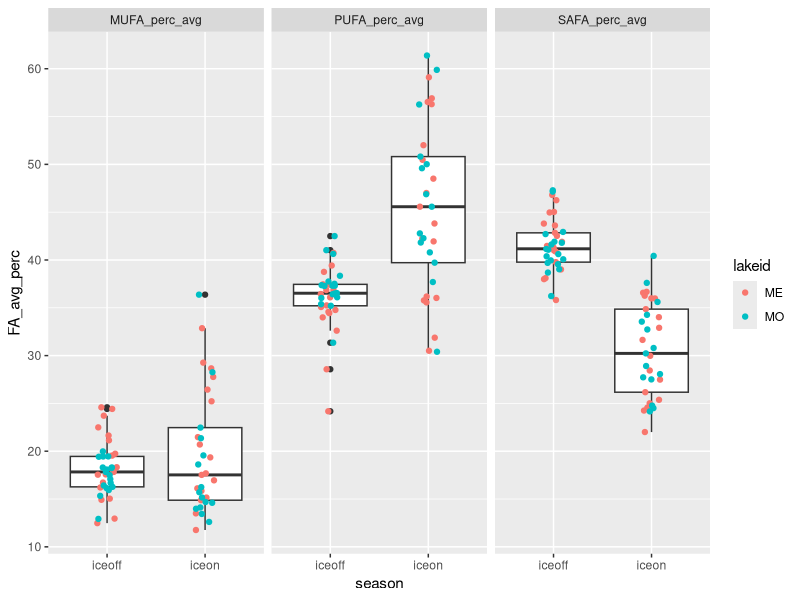
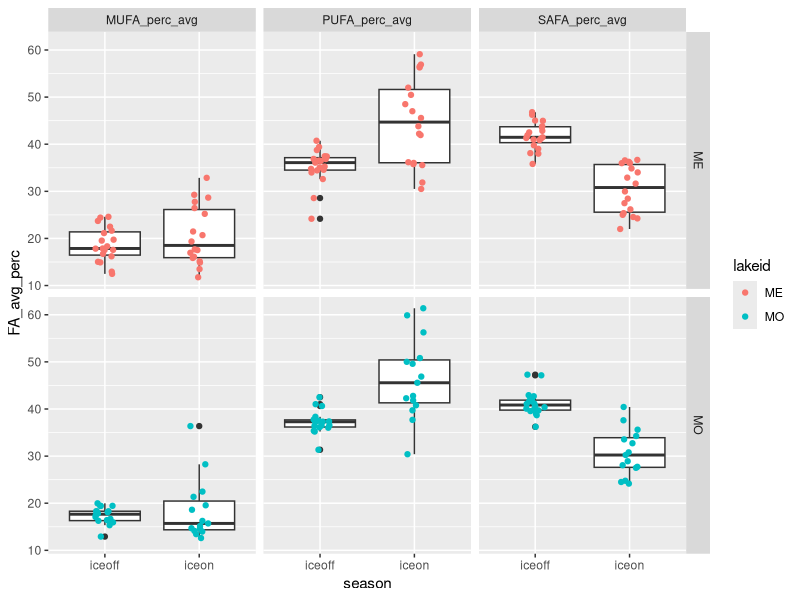

The R source for these figures, in order:
# ============================================================== #
## ========================= OVERVIEW ========================= ##
# ============================================================== #

# Looking at iceon/iceoff community FA profiles
# Only using Lakes Mendota and Monona from LTER,
# as they have equivalent iceon/iceoff paired data
# Using AG PLoS paper FA dataset, with some aggregation/crosswalking
# to match LTER data.

# ============================================================== #
## =================== DATA WRANGLING STEPS =================== ##
# ============================================================== #

# 1) LTER data - read in, format dates, keep only ME/MO
# 2) read in iceon/iceoff data (ecology letters paper)
# 3) tag LTER data with season, keep only iceon/iceoff
# 4) aggregate LTER samples to month (mean taxa biomass by lake/year/month)
# 5) identify genera <5% of any sample - remove these genera
# 6) calculate dry weight (20% of wet weight)
# 7) read in FA PLoS data - keep freshwater, proportion data
# --> 7.5) fix FA/LTER group/division matches (see crosswalk.xlsx)
# 8) aggregate FA to genus and division level profiles
# 9) aggregate biomass to genus level
# 10) tag LTER data with whether has matching division/Group or genus in FA data
# 11) merge LTER with FA data (genus, division, NA matches)
# 12) weight FA data by biomass dry weight / total biomass (genus-level FA, independent of biomass)
# 13) aggregated weighted to community level 



# ============================================================== #
## ====================== SCRIPT BEGINS ======================= ##
# ============================================================== #

#load packages
library(dplyr)
library(reshape2)
library(tidyr)
library(lubridate)
library(vegan)
library(RColorBrewer)
library(ggplot2)

# ============================================================================
# ----> read in LTER phyto data

#read in, format dates so can stack ok 

madison <- read.csv("Data/ntl88_v7.csv", stringsAsFactors = FALSE) %>% 
  mutate(date = as.Date(sampledate, format = "%m/%d/%Y")) %>% 
  select(-sampledate)

#only madison lakes have matching iceon/iceoff data
lter_lakes <- madison %>% 
  filter(lakeid %in% c("MO", "ME"))

#keep only necessary files
lter_lakes <- lter_lakes %>% 
  mutate(month = month(date),
         year = year(date)) %>% 
  select(lakeid, year, month, date, sta, depth_range, 
         division, genus, taxa_name, biomass_conc)

#=============================================================================
# ----> read in under ice data, for ice on/off timing
seasons_orig <- read.csv("Data/under_ice_data.csv", stringsAsFactors = FALSE)

#keep only wisconsin, cols of interest, make start and end full dates
seasons_wisc <- seasons_orig %>% 
  filter(lakeregloc == "Wisconsin") %>% 
  select(year, season, lakename, lakeregloc, 
         startday, startmonth, startyear, 
         endday, endmonth, endyear) %>% #, 
  #iceduration, periodn, photicdepth, 
  #icedepth, snowdepth, airtemp) %>% 
  mutate(startmonum = match(startmonth, month.abb),
         endmonum = match(endmonth, month.abb)) %>% 
  mutate(startdate = paste(startyear, startmonum, startday, sep = "-"),
         enddate = paste(endyear, endmonum, endday, sep = "-"))

#unique(seasons_wisc$lakename)
#unique(lter_lakes$lakeid) %>% sort()

#make lakeid to match
seasons_lakes <- seasons_wisc %>% 
  mutate(lakeid = ifelse(lakename == "Lake Mendota", "ME", NA),
         lakeid = ifelse(lakename == "Lake Monona", "MO", lakeid)) %>% 
  select(season, lakeid, year, startdate, enddate) %>% 
  filter(lakeid %in% c("ME", "MO"))


#=============================================================================
# ----> tag data with season

lter_dates_only <- lter_lakes %>% 
  select(lakeid, year, date) %>% 
  unique() %>% 
  rename(sample_year = year) %>% 
  arrange(lakeid, sample_year)

seasons_lakes_wide <- seasons_lakes %>% 
  melt(id.vars = c("lakeid", "year", "season"), variable.name = "category", value.name = "date") %>% 
  mutate(seasons_category = paste(season, category, sep = "_")) %>% 
  select(-season, -category) %>% 
  dcast(lakeid + year ~ seasons_category, value.var = "date") %>% 
  rename(winter_yr = year) %>% 
  select(lakeid, winter_yr, iceon_startdate, iceon_enddate, iceoff_startdate, iceoff_enddate)

#we're only interested in iceon/iceoff
#(looking at ice vs stratified patterns in FA)

lter_seasons_pre <- merge(lter_dates_only, seasons_lakes_wide,
                      by = c("lakeid"), all.x = TRUE) %>% 
  #tag seasons
  mutate(season = ifelse(date >= iceon_startdate & date <= iceon_enddate, "iceon", NA),
         season = ifelse(date >= iceoff_startdate & date <= iceoff_enddate, "iceoff", season)) %>% 
  #keep only samples that fall within iceon or iceoff
  filter(!is.na(season))

#merge back to full lter data
lter_seasons <- lter_seasons_pre %>% 
  #group things by *winter* year
  select(lakeid, date, winter_yr, season) %>% 
  merge(lter_lakes, by = c("lakeid", "date")) %>% 
  select(-year)

#=============================================================================
# ----> aggregate samples to month

#aggregate to month within *winter* year and lake (ignore station and depth for now)
#since ignoring "other" seasons, shouldn't have issue of sample dates across seasons

#using mean since some dates have multiple samples per month, while others have one or none
#using averages to account for multiple within-month samples, make comparable

lter_month <- lter_seasons %>% 
  #monthly taxa mean biomass (across stations and depth)
  group_by(lakeid, winter_yr, season, month, division, genus, taxa_name) %>% 
  summarize(biomass_ww_m = mean(biomass_conc, na.rm = TRUE)) %>% 
  as.data.frame()

#check out number of years
# lter_month %>% 
#   select(lakeid, winter_yr, season) %>% 
#   group_by(lakeid, season) %>% 
#   summarize(n = n_distinct(winter_yr))


#========================================================================
# ----> identify <5% of samples

#identify contributors (genus-level) <5% of any sample any date (within lake)
#use wet weight (shouldn't matter)

lter_contribs <- lter_month %>% 
  #for each lake/year/month, find total biomass
  group_by(lakeid, winter_yr, month) %>% 
  mutate(total_bm = sum(biomass_ww_m)) %>% 
  ungroup() %>% 
  #for lake/date, find genus biomass
  group_by(lakeid, winter_yr, month, genus) %>% 
  mutate(genus_bm = sum(biomass_ww_m)) %>% 
  as.data.frame() %>% 
  select(-taxa_name, -biomass_ww_m) %>% 
  #find percent genus biomass of total biomass
  mutate(perc_genus_bm = genus_bm / total_bm * 100) %>% 
  ungroup()  

#find genera that are over 5% of a sample BY LAKE
lter_high_contrib <- lter_contribs %>% 
  filter(perc_genus_bm >= 0.05)

lter_high_contrib_genera <- lter_high_contrib %>% 
  select(lakeid, genus) %>% 
  unique() %>% 
  arrange(lakeid, genus) %>% 
  mutate(high_p = "present")

#find genera that are NOT over 5% of a sample
lter_low_contrib <- lter_contribs %>% 
  filter(perc_genus_bm < 0.05) 

lter_low_contrib_genera <- lter_low_contrib %>% 
  select(lakeid, genus) %>% 
  unique() %>% 
  arrange(lakeid, genus) %>% 
  mutate(low_p = "present")

#merge, keep ones that are present in low and not in high
lter_remove_5 <- merge(lter_high_contrib_genera, lter_low_contrib_genera,
                       by = c("lakeid", "genus"), all = TRUE) %>% 
  #these are ones that are never >=5% of a lake sample
  filter(low_p == "present" & is.na(high_p))


#========================================================================
# ----> LTER after removals of low contributors

#by lake/date - total genus biomass AFTER remove low contribs
lter_after_remove <- lter_month %>% 
  #remove low contributors by lake and genus
  filter( !((lakeid %in% lter_remove_5$lakeid) & (genus %in% lter_remove_5$genus)) ) 

#add a dry weight biomass column
lter_use <- lter_after_remove %>% 
  mutate(biomass_dw = 0.20 * biomass_ww_m)


#========================================================================
# ----> read in fatty acid profiles

# read in PLoS fatty acid dataset
fa <- read.csv("Data/PLoS_supp/S1_Dataset.csv", stringsAsFactors = FALSE)

#only want freshwater
#fa %>% group_by(Salinity) %>% summarize(n = length(Salinity))
fa_fresh <- filter(fa, Salinity == 0)

#want only proportion data
fa_fresh_prop <- filter(fa_fresh, Data == "prop")

#for now, we don't care about the experimental info
fa_fresh_prop_small <- fa_fresh_prop %>% 
  select(Group, Class, Order, Genus, species,
         sumSAFA, sumMUFA, sumPUFA,
         c18.2w6, c18.3w6, c18.3w3,
         c18.4w3, c18.5w3, 
         c20.4w6, c20.5w3, c22.6w3)

#========================================================================
# ----> fix FA/LTER group/division matches

#existing matches: Chlorophyta, Cryptophyta, Rhodophyta

#make match at group/division level: 
#   Cyanobacteria (FA) = Cyanophyta (LTER)
#   Dinophyta (FA) = Pyrrhophyta (LTER)
#   Euglenozoa (FA) = Euglenophyta (LTER)

#match division to non-group
#   Chrysophyta (LTER) = class Chrysophyceae (FA)
#   Xanthophyta (LTER) = class Xanthophyceae (FA)
#   Haptophyta (LTER) = genus Chromulina (FA)
#   Bacillariophyta (LTER) = average of classes 
#                 Bacillariophyceae, Fragilariophyceae, Coscinodiscophyceae (FA)
#       [Bacillariophyta is multiple classes - for these 3 classes, find average FA profile]

fa_fix <- fa_fresh_prop_small %>% 
  #first, match at group level
  mutate(GroupDiv = ifelse(Group == "Cyanobacteria", "Cyanophyta", Group),
         GroupDiv = ifelse(Group == "Dinophyta", "Pyrrhophyta", GroupDiv),
         GroupDiv = ifelse(Group == "Euglenozoa", "Euglenophyta", GroupDiv),
         #match at single class level
         GroupDiv = ifelse(Class == "Chrysophyceae", "Chrysophyta", GroupDiv),
         GroupDiv = ifelse(Class == "Xanthophyceae", "Xanthophyta", GroupDiv),
         #match at genus level
         GroupDiv = ifelse(Genus == "Chromulina", "Haptophyta", GroupDiv),
         #Bacillariophyta is multiple classes
         GroupDiv = ifelse(Class %in% c("Bacillariophyceae", "Fragilariophyceae", "Coscinodiscophyceae"),
                           "Bacillariophyta", GroupDiv))

# fa_fix %>% select(Group, GroupDiv) %>% unique()
# fa_fix %>% filter(GroupDiv %in% c("Bacillariophyta", "Xanthophyta")) %>% select(Group, Class, GroupDiv) %>% unique()
# fa_fix %>% filter(GroupDiv == "Haptophyta") %>% select(Group, Class, Genus, GroupDiv) %>% unique()
# #yes, works as it should


#========================================================================
# ----> tag LTER data with whether matching genus/division in FA data

lter_fa_tag <- lter_use %>%
  #tag at which level it matches
  #not that groupdiv level is a combination of groups/classes/genus
  mutate(cat = ifelse(division %in% fa_fix$GroupDiv, "groupdiv", NA)) %>%
  mutate(cat = ifelse(genus %in% fa_fix$Genus, "genus", cat))

tags <- lter_fa_tag %>% select(division, genus, cat) %>% unique()

# unique(fa_fix$GroupDiv) %>% sort()
# unique(lter_use$division) %>% sort()


#========================================================================
# ----> find FA genus and division-level profiles

#within genus, what's the average FA profile
fa_genus <- fa_fix %>% 
  group_by(GroupDiv, Genus) %>% 
  summarize(gen_avg_sumSAFA = mean(sumSAFA),
            gen_avg_sumMUFA = mean(sumMUFA),
            gen_avg_sumPUFA = mean(sumPUFA),
            gen_avg_c18.2w6 = mean(c18.2w6),
            gen_avg_c18.3w6 = mean(c18.3w6),
            gen_avg_c18.3w3 = mean(c18.3w3),
            gen_avg_c18.4w3 = mean(c18.4w3),
            gen_avg_c18.5w3 = mean(c18.5w3),
            gen_avg_c20.4w6 = mean(c20.4w6),
            gen_avg_c20.5w3 = mean(c20.5w3),
            gen_avg_c22.6w3 = mean(c22.6w3)) %>% 
  as.data.frame()

#within group/div (FA/LTER fixed croswalk), what's the average FA profile
fa_groupdiv <- fa_fix %>% 
  group_by(GroupDiv) %>% 
  summarize(grpdiv_avg_sumSAFA = mean(sumSAFA),
            grpdiv_avg_sumMUFA = mean(sumMUFA),
            grpdiv_avg_sumPUFA = mean(sumPUFA),
            grpdiv_avg_c18.2w6 = mean(c18.2w6),
            grpdiv_avg_c18.3w6 = mean(c18.3w6),
            grpdiv_avg_c18.3w3 = mean(c18.3w3),
            grpdiv_avg_c18.4w3 = mean(c18.4w3),
            grpdiv_avg_c18.5w3 = mean(c18.5w3),
            grpdiv_avg_c20.4w6 = mean(c20.4w6),
            grpdiv_avg_c20.5w3 = mean(c20.5w3),
            grpdiv_avg_c22.6w3 = mean(c22.6w3)) %>% 
  as.data.frame()


#========================================================================
# ----> aggregate biomass to GENUS
# when missing genus, stick with GENUS biomass but sub in DIVISION fatty acid profile

#aggregate biomass to genus
lter_level_bm <- lter_use %>% 
  group_by(lakeid, winter_yr, season, month, division, genus) %>% 
  summarize(bm_ww_g = sum(biomass_ww_m, na.rm = TRUE),
         bm_drw_g = sum(biomass_dw, na.rm = TRUE)) %>% 
  as.data.frame() 

#merge with tag info
lter_level_bm_tag <- merge(lter_level_bm, tags, by = c("division", "genus"), all = TRUE)

# lter_level_bm_tag %>%
#   select(division, genus, cat) %>%
#   unique() %>%
#   group_by(cat) %>%
#   summarize(n = length(cat)) %>%
#   as.data.frame()

#        cat  n
# 1    genus 35
# 2 groupdiv 95
# 3     <NA>  1

#========================================================================
# ----> merge with FA profiles

# --> genus level FA - matches genus-level biomass
# merges GENUS level biomass with GENUS level FA profiles
tags_fa_genus <- lter_level_bm_tag %>% 
  #only looking at genus-level matches
  filter(cat == "genus") %>% 
  rename(biomass_wet_weight = bm_ww_g,
         biomass_dry_weight = bm_drw_g) %>% 
  #merge with FA genus level data
  merge(fa_genus,  
        by.x = "genus", by.y = "Genus",
        all.x = TRUE) %>% 
  select(GroupDiv, genus, cat, lakeid, winter_yr, month, season,
         biomass_wet_weight, biomass_dry_weight,
         gen_avg_sumSAFA,
         gen_avg_sumMUFA,
         gen_avg_sumPUFA,
         gen_avg_c18.2w6,
         gen_avg_c18.3w6,
         gen_avg_c18.3w3,
         gen_avg_c18.4w3,
         gen_avg_c18.5w3,
         gen_avg_c20.4w6,
         gen_avg_c20.5w3,
         gen_avg_c22.6w3)

#remove labels in headers
names(tags_fa_genus) <- gsub("gen_avg_", "", names(tags_fa_genus))

# --> division level FA - matches division level biomass
# merges GENUS level biomass with DIVISION level FA profiles
# (missing genera in FA get division level FA)
tags_fa_groupdiv <- lter_level_bm_tag %>% 
  #keep only those matching at groupdiv level
  filter(cat == "groupdiv") %>% 
  rename(biomass_wet_weight = bm_ww_g,
         biomass_dry_weight = bm_drw_g) %>% 
  #merge with FA division/group level data
  #merge with FA genus level data
  merge(fa_groupdiv,  
        by.x = "division", by.y = "GroupDiv",
        all.x = TRUE) %>% 
  mutate(genus = NA) %>% 
  rename(GroupDiv = division) %>% 
  select(GroupDiv, genus, cat, lakeid, winter_yr, month, season,
         biomass_wet_weight, biomass_dry_weight,
         grpdiv_avg_sumSAFA,
         grpdiv_avg_sumMUFA,
         grpdiv_avg_sumPUFA,
         grpdiv_avg_c18.2w6,
         grpdiv_avg_c18.3w6,
         grpdiv_avg_c18.3w3,
         grpdiv_avg_c18.4w3,
         grpdiv_avg_c18.5w3,
         grpdiv_avg_c20.4w6,
         grpdiv_avg_c20.5w3,
         grpdiv_avg_c22.6w3)

#remove labels in headers
names(tags_fa_groupdiv) <- gsub("grpdiv_avg_", "", names(tags_fa_groupdiv))

# --> does NOT have associated FA
#leaving biomass at genus level
tags_fa_NA <- lter_level_bm_tag %>% 
  filter(is.na(cat)) %>% 
  rename(biomass_wet_weight = bm_ww_g,
         biomass_dry_weight = bm_drw_g) %>% 
  rename(GroupDiv = division) %>% 
  select(GroupDiv, genus, cat, lakeid, winter_yr, month, season,
         biomass_wet_weight, biomass_dry_weight) %>% 
  #add NA columns
  mutate(          sumSAFA = NA,
                   sumMUFA = NA,
                   sumPUFA = NA,
                   c18.2w6 = NA,
                   c18.3w6 = NA,
                   c18.3w3 = NA,
                   c18.4w3 = NA,
                   c18.5w3 = NA,
                   c20.4w6 = NA,
                   c20.5w3 = NA,
                   c22.6w3 = NA)

# --> merge together
full_dat <- rbind(tags_fa_genus, tags_fa_groupdiv, tags_fa_NA)


#========================================================================
# ----> weight FA profiles by biomass

# Data == "prop" is FA % of dry weight
# so it's a fatty acid proportion of dry weight (of genus or division, by cat)

# What we want is "what are the average proportions of SAFA, MUFA, PUFA 
# present in the community, irrespective of total biomass?" 
# (i.e. we know there is higher biomass in summer - the Circus Circus buffet)
# SH: pretty sure that what we want then is:(biomass_dry_weight * sumSAFA)/total dry weight

full_dat_weighted <- full_dat %>% 
  #find total dry weight biomass for each *sample point*
  group_by(lakeid, winter_yr, season, month) %>% 
  mutate(sample_date_dry_weight_total = sum(biomass_dry_weight)) %>% 
  ungroup() %>% 
  #weight FA by biomass - per row (genus within sample date)
  #if FA is % dry weight, then FA * dry weight = biomass of that FA
  #here, sample_date_dry_weight_total is community-level biomass
  #FA props are genus-level
  mutate(sumSAFA_prop = (biomass_dry_weight * sumSAFA)/sample_date_dry_weight_total,
         sumMUFA_prop = (biomass_dry_weight * sumMUFA)/sample_date_dry_weight_total,
         sumPUFA_prop = (biomass_dry_weight * sumPUFA)/sample_date_dry_weight_total,
         c18.2w6_prop = (biomass_dry_weight * c18.2w6)/sample_date_dry_weight_total,
         c18.3w6_prop = (biomass_dry_weight * c18.3w6)/sample_date_dry_weight_total,
         c18.3w3_prop = (biomass_dry_weight * c18.3w3)/sample_date_dry_weight_total,
         c18.4w3_prop = (biomass_dry_weight * c18.4w3)/sample_date_dry_weight_total,
         c18.5w3_prop = (biomass_dry_weight * c18.5w3)/sample_date_dry_weight_total,
         c20.4w6_prop = (biomass_dry_weight * c20.4w6)/sample_date_dry_weight_total,
         c20.5w3_prop = (biomass_dry_weight * c20.5w3)/sample_date_dry_weight_total,
         c22.6w3_prop = (biomass_dry_weight * c22.6w3)/sample_date_dry_weight_total) %>% 
  as.data.frame()

#filter(full_dat_weighted, lakeid == "MO" & winter_yr == 2002 & month == 8)

#keep only columns of interest
full_dat_weighted_small <- full_dat_weighted %>% 
  select(GroupDiv, genus, cat, lakeid, winter_yr, month, season, 
         sumSAFA_prop, sumMUFA_prop, sumPUFA_prop,
         c18.2w6_prop, c18.3w6_prop, c18.3w3_prop,
         c18.4w3_prop, c18.5w3_prop,
         c20.4w6_prop, c20.5w3_prop, c22.6w3_prop)

#this is basically saying:
#for each time point, a genus has some proportion FAs
#we want to aggregate to community, then to season

#ADD UP all MUFA/PUFA/SAFA within a community
#to get community-level amount
#I have proved to myself using pen, paper, and basic algebra that this will work

full_dat_weighted_date_FA <- full_dat_weighted_small %>% 
  #get community-level FA props for each time point
  group_by(lakeid, winter_yr, month, season) %>% 
  summarize(MUFA_perc = sum(sumMUFA_prop, na.rm = TRUE),
            PUFA_perc = sum(sumPUFA_prop, na.rm = TRUE),
            SAFA_perc = sum(sumSAFA_prop, na.rm = TRUE)) %>% 
  as.data.frame()

# summary(full_dat_weighted_date_FA) 

# #now aggregate to season - find average MUFA/PUFA/SAFA profile for each season (all years, boths lakes)
# full_dat_weighted_date_FA %>% 
#   group_by(season) %>% 
#   summarize(MUFA_perc_avg = mean(MUFA_perc),
#             PUFA_perc_avg = mean(PUFA_perc),
#             SAFA_perc_avg = mean(SAFA_perc)) %>% 
#   as.data.frame()
# #doesn't quite add up to 100%, more like 95%, but not unexpected since on average

#aggregate to lake/year/season
full_dat_weighed_yr_season_FA <- full_dat_weighted_date_FA %>% 
  #aggregate across months within season, find average FAs
  group_by(lakeid, winter_yr, season) %>% 
  summarize(MUFA_perc_avg = mean(MUFA_perc, na.rm = TRUE),
            PUFA_perc_avg = mean(PUFA_perc, na.rm = TRUE),
            SAFA_perc_avg = mean(SAFA_perc, na.rm = TRUE)) %>% 
  as.data.frame()
#note: doesn't add up to quite 100% (working with averages)
#also, data only goes to 2013 (may need to adjust iceon/iceoff dates from raw LTER snow/ice data)

summary(full_dat_weighed_yr_season_FA)
#MUFA: 11-36
#PUFA: 24-61
#SAFA: 22-47

# ============================================================== #
## ========= END OF DATA WRANGLING - ANALYSIS BEGINS ========== ##
# ============================================================== #

#make long for plotting and analysis
dat_long <- full_dat_weighed_yr_season_FA %>% 
  melt(id.vars = c("lakeid", "winter_yr", "season")) %>% 
  rename(FA_type = variable, FA_avg_perc = value)

#plot it up
ggplot(dat_long, aes(season, FA_avg_perc)) +
  geom_boxplot() +
  geom_jitter(width = 0.1, aes(color = lakeid)) +
  facet_wrap(~FA_type)
#MUFA shows no diff, but PUFA/SAFA do:
#PUFA higher in winter, SAFA higher in summer

head(dat_long)
  
#try ANOVAs - looking at lakes together

#MUFA
mufa1 <- aov(FA_avg_perc ~ season, dat = filter(dat_long, FA_type == "MUFA_perc_avg"))
summary(mufa1) #p=0.175- does not differ by season

#PUFA
pufa1 <- aov(FA_avg_perc ~ season, dat = filter(dat_long, FA_type == "PUFA_perc_avg"))
summary(pufa1) #p<<0.001 (PUFA signif higher in winter)

#SAFA
safa1 <- aov(FA_avg_perc ~ season, dat = filter(dat_long, FA_type == "SAFA_perc_avg"))
summary(safa1) #p<<0.001 (SAFA signif higher in winter)

#what is split lakes?
ggplot(dat_long, aes(season, FA_avg_perc)) +
  geom_boxplot() +
  geom_jitter(width = 0.1, aes(color = lakeid)) +
  facet_grid(lakeid~FA_type)
#same trends - MUFA no diff, PUFA higher in winter, SAFA higher in summer
